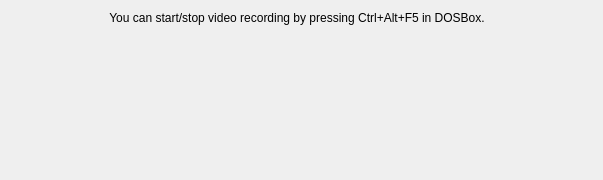
          <widget class="QWidget" name="CaptureVideoTab">
            <attribute name="title"><string>Videos</string></attribute>
            <attribute name="icon"><iconset resource="../../resources/dfend.qrc"><normaloff>:/imagelists/MainUnit/ImageList/38.png</normaloff></iconset></attribute>
            <property name="vclDesignWidth" stdset="0"><number>594</number></property>
            <property name="vclDesignHeight" stdset="0"><number>172</number></property>
            <widget class="TListView" name="VideoListView">
              <property name="geometry"><rect><x>0</x><y>35</y><width>594</width><height>136</height></rect></property>
              <property name="vclAlign" stdset="0"><string notr="true">alClient</string></property>
              <property name="vclPopupMenu" stdset="0"><string notr="true">VideoPopupMenu</string></property>
              <property name="viewStyle" stdset="0"><string notr="true">vsList</string></property>
              <property name="readOnly" stdset="0"><bool>true</bool></property>
              <property name="vclSmallImages" stdset="0"><string notr="true">ImageList</string></property>
            </widget>
            <widget class="QFrame" name="VideoInfoPanel">
              <property name="geometry"><rect><x>0</x><y>0</y><width>594</width><height>35</height></rect></property>
              <property name="vclAlign" stdset="0"><string notr="true">alTop</string></property>
              <property name="frameShape"><enum>QFrame::NoFrame</enum></property>
              <property name="frameShadow"><enum>QFrame::Plain</enum></property>
              <property name="vclClass" stdset="0"><string notr="true">TPanel</string></property>
              <widget class="QLabel" name="VideoInfoPanel_Caption">
                <property name="geometry"><rect><x>0</x><y>0</y><width>594</width><height>35</height></rect></property>
                <property name="text"><string>You can start/stop video recording by pressing Ctrl+Alt+F5 in DOSBox.</string></property>
                <property name="alignment"><set>Qt::AlignHCenter|Qt::AlignVCenter</set></property>
                <property name="vclAlign" stdset="0"><string notr="true">alClient</string></property>
                <property name="vclPanelCaptionOf" stdset="0"><string notr="true">VideoInfoPanel</string></property>
              </widget>
            </widget>
          </widget>
